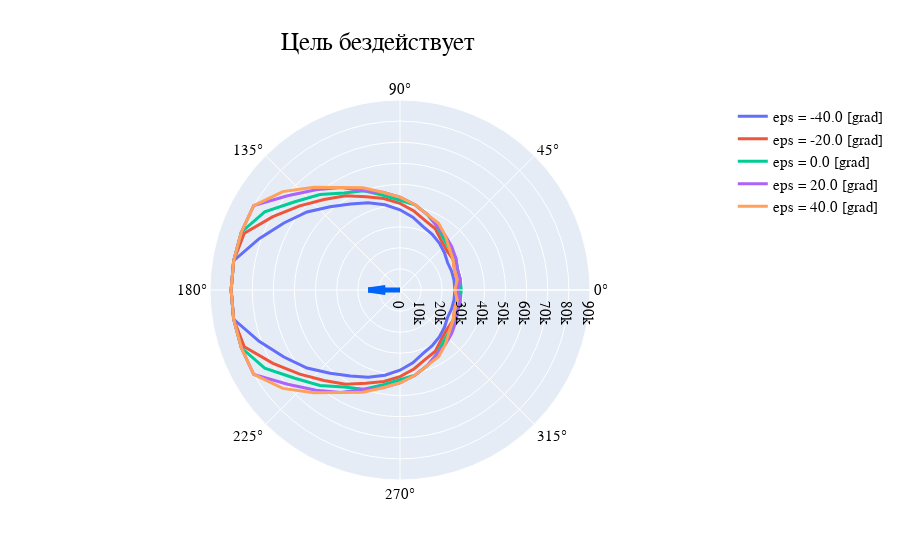

Notebook cell for this chart:
### Code cell
plot_data = [
    go.Scatterpolar(
        name=f'eps = {eps} [grad]',
        r = edge.r,
        theta =  edge.theta,
#         fill='toself',
        mode='lines',
        line=dict(width=3)
    ) for eps, edge in edges.items()
]

plot_data.extend(
    [
        go.Scatterpolar(
            name=f'target',
            r = [0, 15e3],
            theta =  [180, 180],
            mode='lines',
            showlegend=False,
            line=dict(width=5, color='rgb(0, 100, 250)')
        ),
        go.Scatterpolar(
            name=f'target',
            r = [15e3, 7e3],
            theta =  [180, 180 + 10],
            mode='lines',
            showlegend=False,
            line=dict(width=5, color='rgb(0, 100, 250)')
        ),
        go.Scatterpolar(
            name=f'target',
            r = [15e3, 7e3],
            theta =  [180, 180 - 10],
            mode='lines',
            showlegend=False,
            line=dict(width=5, color='rgb(0, 100, 250)')
        )
    ]
)


layout = go.Layout(
    title=dict(
        text='Цель бездействует', 
        x=0.42,
        font=dict(size=25)
    ),
    font=dict(
        size=15,
        family='Courier New',
        color='rgb(0, 0, 0)'
    ),
    polar=dict(
        radialaxis=dict(
            visible=True,
            range=[0, 90e3],
            angle=0
        ),
#         sector = [0, 180],
        angularaxis=dict(
        )
    ),
    paper_bgcolor='rgb(255, 255, 255)',
#     polar_bgcolor='rgb(0, 0, 0)',
    showlegend=True
)


fig = go.Figure(
    data = plot_data,
    layout=layout
)

fig.show()

### Figure 1 — Plotly figure (JSON) as saved in the notebook; plotly's stock layout.template omitted (floating-point values rounded to 4 significant figures)
{"data": [{"line": {"width": 3}, "mode": "lines", "name": "eps = -40.0 [grad]", "r": [26000, 26000, 26000, 26000, 27500, 29000, 30500, 32000, 35000, 38000, 41000, 44000, 47000, 51500, 57500, 63500, 71000, 80000, 80000, 80000, 71000, 63500, 57500, 51500, 47000, 44000, 41000, 38000, 35000, 32000, 30500, 29000, 27500, 26000, 26000, 26000, 26000], "theta": [0, 10, 20, 30, 40, 50, 60, 70, 80, 90, 100, 110, 120, 130, 140, 150, 160, 170, 180, 190, 200, 210, 220, 230, 240, 250, 260, 270, 280, 290, 300, 310, 320, 330, 340, 350, 360], "type": "scatterpolar"}, {"line": {"width": 3}, "mode": "lines", "name": "eps = -20.0 [grad]", "r": [27500, 27500, 27500, 29000, 29000, 30500, 33500, 35000, 38000, 41000, 44000, 47000, 51500, 56000, 62000, 69500, 78500, 80000, 80000, 80000, 78500, 69500, 62000, 56000, 51500, 47000, 44000, 41000, 38000, 35000, 33500, 30500, 29000, 29000, 27500, 27500, 27500], "theta": [0, 10, 20, 30, 40, 50, 60, 70, 80, 90, 100, 110, 120, 130, 140, 150, 160, 170, 180, 190, 200, 210, 220, 230, 240, 250, 260, 270, 280, 290, 300, 310, 320, 330, 340, 350, 360], "type": "scatterpolar"}, {"line": {"width": 3}, "mode": "lines", "name": "eps = 0.0 [grad]", "r": [29000, 29000, 29000, 30500, 30500, 32000, 35000, 38000, 41000, 42500, 45500, 50000, 53000, 59000, 65000, 74000, 80000, 80000, 80000, 80000, 80000, 74000, 65000, 59000, 53000, 50000, 45500, 42500, 41000, 38000, 35000, 32000, 30500, 30500, 29000, 29000, 29000], "theta": [0, 10, 20, 30, 40, 50, 60, 70, 80, 90, 100, 110, 120, 130, 140, 150, 160, 170, 180, 190, 200, 210, 220, 230, 240, 250, 260, 270, 280, 290, 300, 310, 320, 330, 340, 350, 360], "type": "scatterpolar"}, {"line": {"width": 3}, "mode": "lines", "name": "eps = 20.0 [grad]", "r": [27500, 29000, 29000, 30500, 32000, 33500, 35000, 38000, 41000, 44000, 47000, 50000, 56000, 62000, 69500, 80000, 80000, 80000, 80000, 80000, 80000, 80000, 69500, 62000, 56000, 50000, 47000, 44000, 41000, 38000, 35000, 33500, 32000, 30500, 29000, 29000, 27500], "theta": [0, 10, 20, 30, 40, 50, 60, 70, 80, 90, 100, 110, 120, 130, 140, 150, 160, 170, 180, 190, 200, 210, 220, 230, 240, 250, 260, 270, 280, 290, 300, 310, 320, 330, 340, 350, 360], "type": "scatterpolar"}, {"line": {"width": 3}, "mode": "lines", "name": "eps = 40.0 [grad]", "r": [26000, 27500, 27500, 29000, 30500, 33500, 36500, 38000, 41000, 44000, 47000, 51500, 56000, 63500, 72500, 80000, 80000, 80000, 80000, 80000, 80000, 80000, 72500, 63500, 56000, 51500, 47000, 44000, 41000, 38000, 36500, 33500, 30500, 29000, 27500, 27500, 26000], "theta": [0, 10, 20, 30, 40, 50, 60, 70, 80, 90, 100, 110, 120, 130, 140, 150, 160, 170, 180, 190, 200, 210, 220, 230, 240, 250, 260, 270, 280, 290, 300, 310, 320, 330, 340, 350, 360], "type": "scatterpolar"}, {"line": {"color": "rgb(0, 100, 250)", "width": 5}, "mode": "lines", "name": "target", "r": [0, 15000], "showlegend": false, "theta": [180, 180], "type": "scatterpolar"}, {"line": {"color": "rgb(0, 100, 250)", "width": 5}, "mode": "lines", "name": "target", "r": [15000, 7000], "showlegend": false, "theta": [180, 190], "type": "scatterpolar"}, {"line": {"color": "rgb(0, 100, 250)", "width": 5}, "mode": "lines", "name": "target", "r": [15000, 7000], "showlegend": false, "theta": [180, 170], "type": "scatterpolar"}], "layout": {"font": {"color": "rgb(0, 0, 0)", "family": "Courier New", "size": 15}, "paper_bgcolor": "rgb(255, 255, 255)", "polar": {"radialaxis": {"angle": 0, "range": [0, 90000], "visible": true}}, "showlegend": true, "title": {"font": {"size": 25}, "text": "Цель бездействует", "x": 0.42}}}
